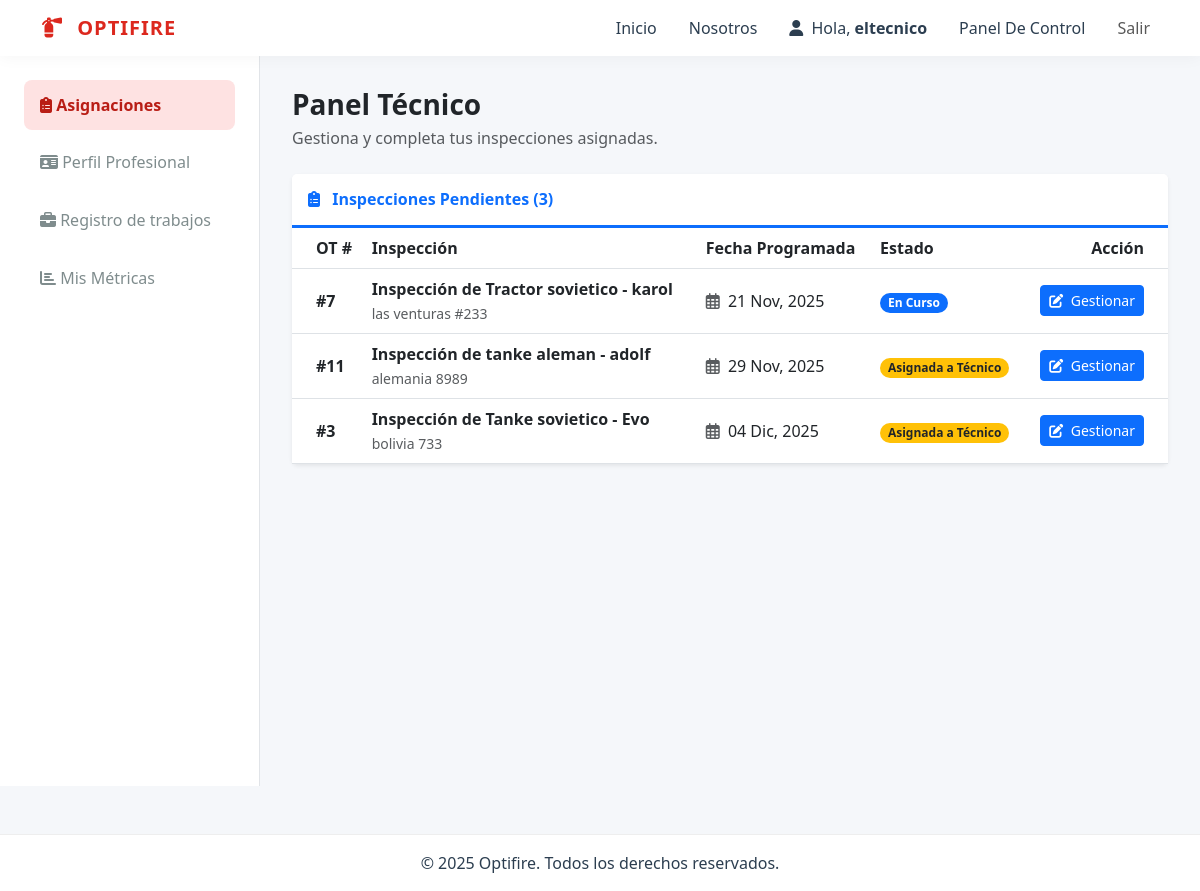
Screenshot of /usuarios/dashboard/tecnico/ (signed in) with the database file from the repository.
### usuarios/models.py (models this page shows, shortened)
class Inspeccion(models.Model):
    solicitud = models.OneToOneField(
        SolicitudInspeccion,
        on_delete=models.CASCADE,
        related_name='inspeccion', # Nombre más corto y directo
        null=True, blank=True
    )
    tecnico = models.ForeignKey(
        User,
        on_delete=models.PROTECT,
        related_name='inspecciones_asignadas',
        limit_choices_to={'groups__name': Roles.TECNICO} # Solo permite elegir técnicos
    )
    plantilla_base = models.ForeignKey(PlantillaInspeccion, on_delete=models.SET_NULL, null=True, blank=True)
    nombre_inspeccion = models.CharField(max_length=200)
    fecha_creacion = models.DateTimeField(auto_now_add=True)
    fecha_programada = models.DateField(null=True, blank=True)
    fecha_finalizacion = models.DateTimeField(null=True, blank=True)
    comentarios_generales = models.TextField(blank=True, null=True)
    estado = models.CharField(
        max_length=20,
        default=EstadoInspeccion.ASIGNADA,
        choices=EstadoInspeccion.choices
    )
    class Meta:
        indexes = [
            models.Index(fields=['tecnico', 'estado']),
        ]

class SolicitudInspeccion(models.Model):
    cliente = models.ForeignKey(User, on_delete=models.CASCADE, related_name='solicitudes_enviadas')
    nombre_cliente = models.CharField(max_length=100)
    apellido_cliente = models.CharField(max_length=100, blank=True, null=True)
    direccion = models.CharField(max_length=255)
    telefono = models.CharField(max_length=20)
    maquinaria = models.TextField(verbose_name="Maquinaria / Servicio")
    observaciones_cliente = models.TextField(blank=True, null=True)
    monto_cotizacion = models.DecimalField(max_digits=10, decimal_places=0, null=True, blank=True)
    detalle_cotizacion = models.TextField(blank=True, null=True)
    tecnico_preasignado = models.ForeignKey(User, on_delete=models.SET_NULL, null=True, blank=True, related_name='solicitudes_preasignadas', limit_choices_to={'groups__name': Roles.TECNICO})
    plantilla_preasignada = models.ForeignKey(PlantillaInspeccion, on_delete=models.SET_NULL, null=True, blank=True, related_name='solicitudes_preasignadas')
    nombre_inspeccion_preasignado = models.CharField(max_length=200, blank=True, null=True)
    fecha_programada_preasignada = models.DateField(null=True, blank=True)
    fecha_programada = models.DateField(null=True, blank=True)
    fecha_solicitud = models.DateTimeField(auto_now_add=True)
    estado = models.CharField(
        max_length=20,
        choices=EstadoSolicitud.choices,
        default=EstadoSolicitud.PENDIENTE
    )
    motivo_rechazo = models.TextField(blank=True, null=True)

### usuarios/views.py (the view)
# urls.py: path('dashboard/tecnico/', views.dashboard_tecnico, name='dashboard_tecnico'),
@login_required
@user_passes_test(is_tecnico)
def dashboard_tecnico(request):
    estados_activos = [EstadoInspeccion.ASIGNADA, EstadoInspeccion.EN_CURSO]
    inspecciones = Inspeccion.objects.filter(
        tecnico=request.user,
        estado__in=estados_activos
    ).select_related('solicitud').order_by('fecha_programada')
    return render(request, 'dashboards/tecnico/tecnico_dashboard.html', {
        'inspecciones_asignadas': inspecciones
    })

### usuarios/context_processors.py (called while the page is built)
def notificaciones_usuario(request):
    if request.user.is_authenticated:
        notificaciones = Notificacion.objects.filter(usuario=request.user, leido=False).order_by('-fecha_creacion')
        return {'mis_notificaciones': notificaciones}
    return {}

### usuarios/views.py (called while the page is built)
def check_role(user, role_name):
    return user.is_authenticated and user.groups.filter(name=role_name).exists()

def is_tecnico(user): return check_role(user, Roles.TECNICO)

### templates/dashboards/tecnico/tecnico_dashboard.html (shortened to what this page needs)
{% extends "base_dashboard.html" %}
{% load static %}
{% block dashboard_menu %}
    {% include "includes/tecnico_menu.html" %}
{% endblock dashboard_menu %}
{% block dashboard_content %}
<div class="d-flex justify-content-between align-items-center mb-4">
    <div>
        <h1 class="h3 text-dark fw-bold mb-1">Panel Técnico</h1>
        <p class="text-muted mb-0">Gestiona y completa tus inspecciones asignadas.</p>
    </div>
</div>
{% if inspecciones_asignadas %}
    <div class="card shadow-sm border-0">
        <div class="card-header bg-white border-bottom border-primary border-3 py-3">
            <h6 class="m-0 fw-bold text-primary">
                <i class="fas fa-clipboard-list me-2"></i> Inspecciones Pendientes ({{ inspecciones_asignadas|length }})
            </h6>
        </div>
        <div class="card-body p-0">
            <div class="table-responsive">
                <table class="table table-hover align-middle mb-0">
                    <thead class="bg-light">
                        <tr>
                            <th class="ps-4">OT #</th>
                            <th>Inspección</th>
                            <th>Fecha Programada</th>
                            <th>Estado</th>
                            <th class="text-end pe-4">Acción</th>
                        </tr>
                    </thead>
                    <tbody>
                    {% for inspeccion in inspecciones_asignadas %}
                        <tr>
                            <td class="ps-4 fw-bold">#{{ inspeccion.solicitud.id|default:inspeccion.id }}</td>
                            <td>
                                <div class="fw-bold">{{ inspeccion.nombre_inspeccion }}</div>
                                <small class="text-muted">{{ inspeccion.solicitud.direccion|default:"Sin dirección" }}</small>
                            </td>
                            <td>
                                {% if inspeccion.fecha_programada %}
                                    <i class="far fa-calendar-alt me-1 text-muted"></i> {{ inspeccion.fecha_programada|date:"d M, Y" }}
                                {% else %}
                                    <span class="text-muted">--</span>
                                {% endif %}
                            </td>
                            <td>
                                <span class="badge rounded-pill
                                    {% if inspeccion.estado == 'ASIGNADA' %} bg-warning text-dark
                                    {% elif inspeccion.estado == 'EN_CURSO' %} bg-primary
                                    {% elif inspeccion.estado == 'COMPLETADA' %} bg-success
                                    {% else %} bg-secondary
                                    {% endif %}">
                                    {{ inspeccion.get_estado_display }}
                                </span>
                            </td>
                            <td class="text-end pe-4">
                                <a href="{% url 'completar_inspeccion' inspeccion.pk %}" class="btn btn-sm btn-primary">
                                    <i class="fas fa-edit me-1"></i> Gestionar
                                </a>
                            </td>
                        </tr>
                    {% endfor %}
                    </tbody>
                </table>
            </div>
        </div>
    </div>
{% endif %}
{% endblock dashboard_content %}

### templates/base.html (shortened to what this page needs)
{% load static %}
<!DOCTYPE html>
<html lang="es">
<head>
    <link href="https://cdn.jsdelivr.net/npm/bootstrap@5.3.0/dist/css/bootstrap.min.css" rel="stylesheet">
    <link rel="stylesheet" href="https://cdnjs.cloudflare.com/ajax/libs/font-awesome/6.5.2/css/all.min.css">
    <link rel="stylesheet" href="{% static 'css/style.css' %}">
</head>
<body>
    <nav class="navbar navbar-expand-lg navbar-custom sticky-top">
      <div class="container">
        <a class="navbar-brand navbar-brand-text" href="/">
            <i class="fa-solid fa-fire-extinguisher me-2"></i> OPTIFIRE
        </a>
        <div class="collapse navbar-collapse" id="navbarNav">
          <ul class="navbar-nav ms-auto">
            <li class="nav-item"><a class="nav-link nav-link-custom" href="/">Inicio</a></li>
            <li class="nav-item"><a class="nav-link nav-link-custom" href="/nosotros/">Nosotros</a></li>
            {% if user.is_authenticated %}
                <li class="nav-item">
                  <span class="nav-link nav-link-custom me-2">
                    <i class="fa-solid fa-user me-1"></i> Hola, <span class="fw-bold">{{ user.first_name|default:user.username }}</span>
                  </span>
                </li>
                <li class="nav-item">
                    <a class="nav-link nav-link-custom" href="{% url 'dashboard' %}">Panel De Control</a>
                </li>
                <li class="nav-item">
                  <a class="nav-link btn btn-sm btn-outline-dark ms-2" href="{% url 'logout' %}">Salir</a>
                </li>
            {% else %}
                <li class="nav-item">
                    <a class="nav-link btn btn-brand ms-2 text-white" href="{% url 'login' %}">Iniciar Sesión</a>
                </li>
            {% endif %}
          </ul>
        </div>
      </div>
    </nav>
    <main>
        {% block content %}
        {% endblock %}
    </main>
    <footer class="footer-custom mt-5 py-3">
        <div class="container text-center">
            <p class="mb-0">&copy; 2025 Optifire. Todos los derechos reservados.</p>
        </div>
    </footer>
</body>
</html>

### static/css/style.css (style rules this page uses)
:root { --primary-color: #DC281E; --primary-dark: #b91d15; --secondary-color: #F05A22; --accent-color: #FFC20E; --background-color: #F5F7FA; --container-color: #FFFFFF; --text-main: #2c3e50; --text-secondary: #7f8c8d; --sidebar-width: 260px; --header-height: 70px; --brand-gradient: linear-gradient(135deg, #DC281E 0%, #F05A22 100%); --shadow-soft: 0 2px 15px rgba(0, 0, 0, 0.04); --shadow-hover: 0 10px 25px rgba(0, 0, 0, 0.1); --border-radius: 8px; }
html, body { height: 100%; margin: 0; padding: 0; }
body { background-color: var(--background-color); color: var(--text-main); font-family: 'Segoe UI', Roboto, sans-serif; display: flex; flex-direction: column; min-height: 100vh; overflow-x: hidden; }
main { flex: 1; display: flex; flex-direction: column; width: 100%; }
a { text-decoration: none; }
.navbar-custom { background-color: var(--container-color); box-shadow: var(--shadow-soft); height: var(--header-height); z-index: 1000; }
.navbar-brand-text { color: var(--primary-color) !important; font-weight: 800; letter-spacing: 1px; }
.nav-link-custom { color: var(--text-main) !important; font-weight: 500; margin: 0 0.5rem; }
.footer-custom { background-color: var(--container-color); padding: 1.5rem 0; margin-top: auto; border-top: 1px solid #eee; }

### rows the page displays
Inspeccion: solicitud.id "7", nombre_inspeccion "Inspección de Tractor sovietico - karol", solicitud.direccion "las venturas #233", fecha_programada "21 Nov, 2025", estado "En Curso"
Inspeccion: solicitud.id "11", nombre_inspeccion "Inspección de tanke aleman - adolf", solicitud.direccion "alemania 8989", fecha_programada "29 Nov, 2025", estado "Asignada a Técnico"
Inspeccion: solicitud.id "3", nombre_inspeccion "Inspección de Tanke sovietico - Evo", solicitud.direccion "bolivia 733", fecha_programada "04 Dic, 2025", estado "Asignada a Técnico"

### other values shown
{{ user.first_name|default:user.username }} "eltecnico"
{{ inspecciones_asignadas|length }} "3"
